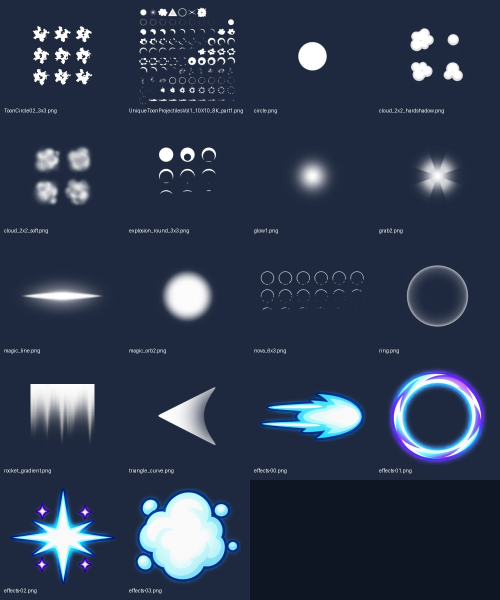
#> input picture art/vfx/weapon-feedback-v2/reference/current-and-original-textures.jpg, 1000 x 1200 px (shown at 1/2 size); its folder holds only this picture in this run
$ python -i build-previews.py   (imports and definitions only)
#> lines starting #> are read from the running program, lines starting #| are printed output that depends on the picture
from pathlib import Path
import json
from PIL import Image, ImageDraw, ImageFont

root = Path(__file__).resolve().parent
frames_dir = root / 'captures'
# [1 line that did not run here, left out]
# [1 line not run here, left out]
font = ImageFont.truetype('/System/Library/Fonts/Supplemental/Arial.ttf', 22)
labels = {'idle': 'Idle', 'walk': 'Penguin waddle', 'shoot': 'Shoot and recover'}
crop_box = (380, 715, 680, 990)

def crop_frame(path):
    return Image.open(path).convert('RGB').crop(crop_box).resize((420, 385), Image.Resampling.LANCZOS)

previews = []
durations = []
# [13 lines not run here, left out]

contact = Image.new('RGB', (1680, 1275), (225, 239, 245))
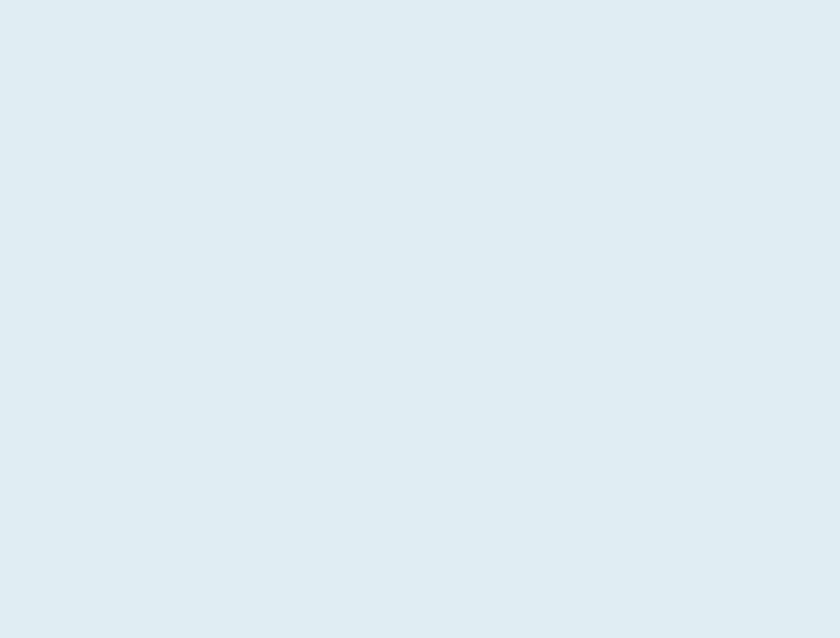
#> contact: PIL image 1680x1275 RGB (shown at 1/2 size); mean R, G, B 225, 239, 245
draw = ImageDraw.Draw(contact)
# [6 lines not run here, left out]

files = sorted(frames_dir.glob('natural-*.png'))
# [4 lines not run here, left out]

>>> result = crop_frame('../../../vfx/weapon-feedback-v2/reference/current-and-original-textures.jpg')
#> in crop_frame, `return Image.open(path).convert('RGB').crop(crop_box).resize((420, 385..`:
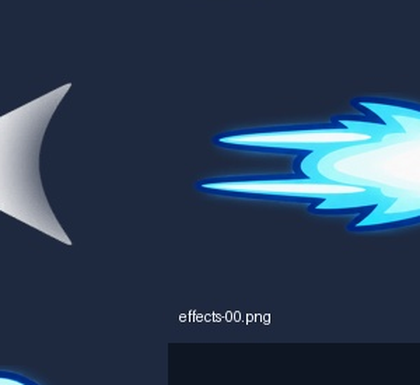
#> returned value: PIL image 420x385 RGB; mean R, G, B 43.5, 61.7, 84.3
